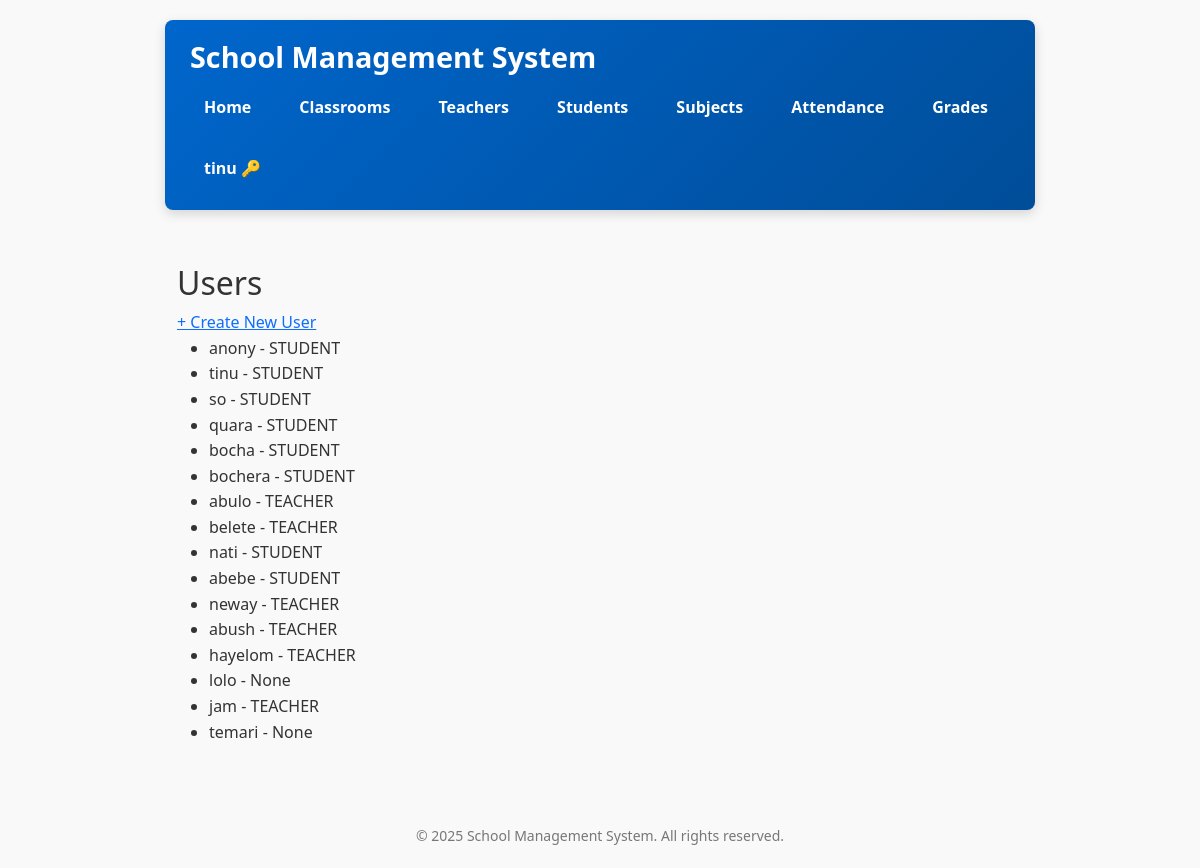
Screenshot of /users/ (signed in) with the database file from the repository.
### school/models.py (models this page shows)
class User(AbstractUser):
    ROLE_CHOICES = (
        ('ADMIN', 'Admin'),
        ('TEACHER', 'Teacher'),
        ('STUDENT', 'Student'),
    )
    role = models.CharField(max_length=10, choices=ROLE_CHOICES, null=True, blank=True)
    force_password_change = models.BooleanField(default=False)  # Add this field

### school/views.py (the view)
# urls.py: path('users/', views.user_list, name='user_list'),
@role_required(['ADMIN'])
def user_list(request):
    users = User.objects.all()
    return render(request, 'school/user_list.html', {'users': users})

### school/views.py (called while the page is built)
def role_required(allowed_roles=None):
    if allowed_roles is None:
        allowed_roles = []
    def decorator(view_func):
        @wraps(view_func)
        def wrapper(request, *args, **kwargs):
            if not request.user.is_authenticated:
                from django.contrib.auth.views import redirect_to_login
                return redirect_to_login(request.get_full_path())
            user = request.user
            if user.is_superuser:
                return view_func(request, *args, **kwargs)
            user_role = getattr(user, 'role', None)
            if user_role and user_role.upper() in [r.upper() for r in allowed_roles]:
                return view_func(request, *args, **kwargs)
            from django.shortcuts import redirect
            return redirect('school:no_permission')
        return wrapper
    return decorator

### school/templates/school/user_list.html
{% extends 'school/base.html' %}
{% block content %}
<h2>Users</h2>
<a href="{% url 'school:user_create_by_admin' %}">+ Create New User</a>
<ul>
    {% for user in users %}
        <li>{{ user.username }} - {{ user.role }}</li>
    {% endfor %}
</ul>
{% endblock %}

### school/templates/school/base.html (shortened to what this page needs)
{% load static %}
<!DOCTYPE html>
<html lang="en">
<head>
    <link href="https://cdn.jsdelivr.net/npm/bootstrap@5.3.3/dist/css/bootstrap.min.css" rel="stylesheet" />
</head>
<body>
    <header>
        <div class="d-flex align-items-center">
            <h1>School Management System</h1>
        </div>
        <nav>
            <a href="{% url 'school:home' %}" class="{% if request.resolver_match.url_name == 'home' %}active{% endif %}">Home</a>
            <a href="{% url 'school:classroom_list' %}" class="{% if 'classroom' in request.path %}active{% endif %}">Classrooms</a>
            <a href="{% url 'school:teacher_list' %}" class="{% if 'teacher' in request.path %}active{% endif %}">Teachers</a>
            <a href="{% url 'school:student_list' %}" class="{% if 'student' in request.path %}active{% endif %}">Students</a>
            <a href="{% url 'school:subject_list' %}" class="{% if 'subject' in request.path %}active{% endif %}">Subjects</a>
            <a href="{% url 'school:attendance_list' %}" class="{% if 'attendance' in request.path %}active{% endif %}">Attendance</a>
            <a href="{% url 'school:grade_list' %}" class="{% if 'grade' in request.path %}active{% endif %}">Grades</a>
            {% if user.is_authenticated %}
                <form id="logout-form" action="{% url 'school:logout' %}" method="post" style="display:inline;">
                    <button type="submit" title="Logout">{{ user.username }} &#x1F511;</button>
                </form>
            {% else %}
                <a href="{% url 'school:login' %}" class="{% if 'login' in request.path %}active{% endif %}">Login</a>
            {% endif %}
        </nav>
    </header>
    <div class="container py-4">
        {% block content %}{% endblock %}
    </div>
    <footer>
        &copy; {% now "Y" %} School Management System. All rights reserved.
    </footer>
</body>
</html>

### school/templates/school/base.html (style rules this page uses)
body { font-family: 'Segoe UI', Tahoma, Geneva, Verdana, sans-serif; max-width: 900px; margin: 20px auto; padding: 0 15px; background: #f9f9f9; color: #333; line-height: 1.6; }
header { background: linear-gradient(135deg, #0066cc 0%, #004d99 100%); color: white; padding: 20px 25px; margin-bottom: 30px; border-radius: 8px; box-shadow: 0 4px 12px rgba(0, 0, 0, 0.15); position: sticky; top: 0; z-index: 1000; }
header h1 { margin: 0; font-weight: 700; font-size: 1.8rem; user-select: none; }
nav { margin-top: 12px; display: flex; gap: 20px; flex-wrap: wrap; }
nav a, nav form button { color: white; font-weight: 600; padding: 8px 14px; border-radius: 5px; transition: background-color 0.3s ease; cursor: pointer; text-decoration: none; border: none; background: none; }
footer { margin-top: 40px; text-align: center; color: #777; font-size: 14px; }

### rows the page displays
User: username "tinu", role "STUDENT"
User: username "anony", role "STUDENT"
User: username "so", role "STUDENT"
User: username "quara", role "STUDENT"
User: username "bocha", role "STUDENT"
User: username "bochera", role "STUDENT"
User: username "abulo", role "TEACHER"
User: username "belete", role "TEACHER"
User: username "nati", role "STUDENT"
User: username "abebe", role "STUDENT"
User: username "neway", role "TEACHER"
User: username "abush", role "TEACHER"
User: username "hayelom", role "TEACHER"
User: username "lolo", role "None"
User: username "jam", role "TEACHER"
User: username "temari", role "None"
